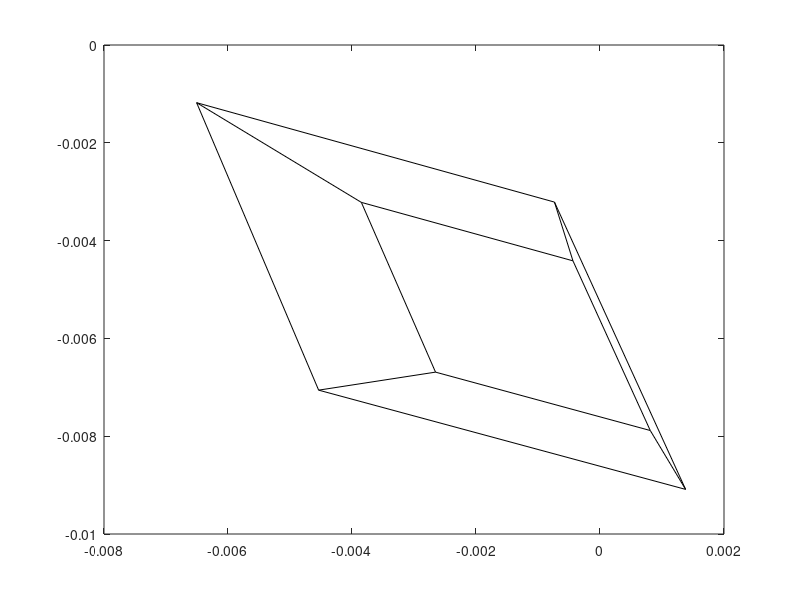

Write MATLAB code to recreate this figure.
clear , clc, close all

% X0=input("Ingrese el Valor de X0: ");
% Y0=input("Ingrese el Valor de Y0: ");
% Z0=input("Ingrese el Valor de Z0: ");
% r1=input("Ingrese el Valor de r1: ");
% r2=input("Ingrese el Valor de r2: ");
% r3=input("Ingrese el Valor de r3: ");
% al=input("Ingrese el Valor de alpha: ");
% te=input("Ingrese el Valor de tetha: ");
% la=input("Ingrese el Valor de lambda: ");
% X0=0.5;
% Y0=0.5;
% Z0=2.5;
% r3=0.01;
% r1=r3;
% r2=r1;
% al=220;
% te=50;
% la=0.035;
X0=0.5;
Y0=0.5;
Z0=2;
r3=0.01;
r1=r3;
r2=r1;
al=190;
te=20;
la=0.035;

p=zeros(3,8);
p(:,1)=[0.5,0.4,0];
p(:,2)=[0.5,0.6,0];
p(:,3)=[0.7,0.6,0];
p(:,4)=[0.7,0.4,0];
p(:,5)=[0.5,0.4,0.8];
p(:,6)=[0.5,0.6,0.8];
p(:,7)=[0.7,0.6,0.8];
p(:,8)=[0.7,0.4,0.8];

cd=zeros(2,8);

for i=1:8
    cd(1,i)=la*((p(1,i)-X0)*cosd(te)+(p(2,i)-Y0)*sind(te)-r1)/(-(p(1,i)-X0)*sind(te)*sind(al)+...
        (p(2,i)-Y0)*cosd(te)*sind(al)-(p(3,i)-Z0)*cosd(al)+r3+la);
    cd(2,i)=la*((p(1,i)-X0)*sind(te)*cosd(al)+(p(2,i)-Y0)*cosd(te)*cosd(al)+(p(3,i)-Z0)*sind(al)-r2)...
        /(-(p(1,i)-X0)*sind(te)*sind(al)+(p(2,i)-Y0)*cosd(te)*sind(al)-(p(3,i)-Z0)*cosd(al)+r3+la);  
end

disp(cd(:,:));

plot(cd(1,1:4),cd(2,1:4),'k')
hold on
plot(cd(1,5:8),cd(2,5:8),'k')
plot([cd(1,5) cd(1,8)],[cd(2,5) cd(2,8)],'k')
plot([cd(1,1) cd(1,4)],[cd(2,1) cd(2,4)],'k')
plot([cd(1,2) cd(1,6)],[cd(2,2) cd(2,6)],'k')
plot([cd(1,3) cd(1,7)],[cd(2,3) cd(2,7)],'k')
plot([cd(1,4) cd(1,8)],[cd(2,4) cd(2,8)],'k')
plot([cd(1,1) cd(1,5)],[cd(2,1) cd(2,5)],'k')